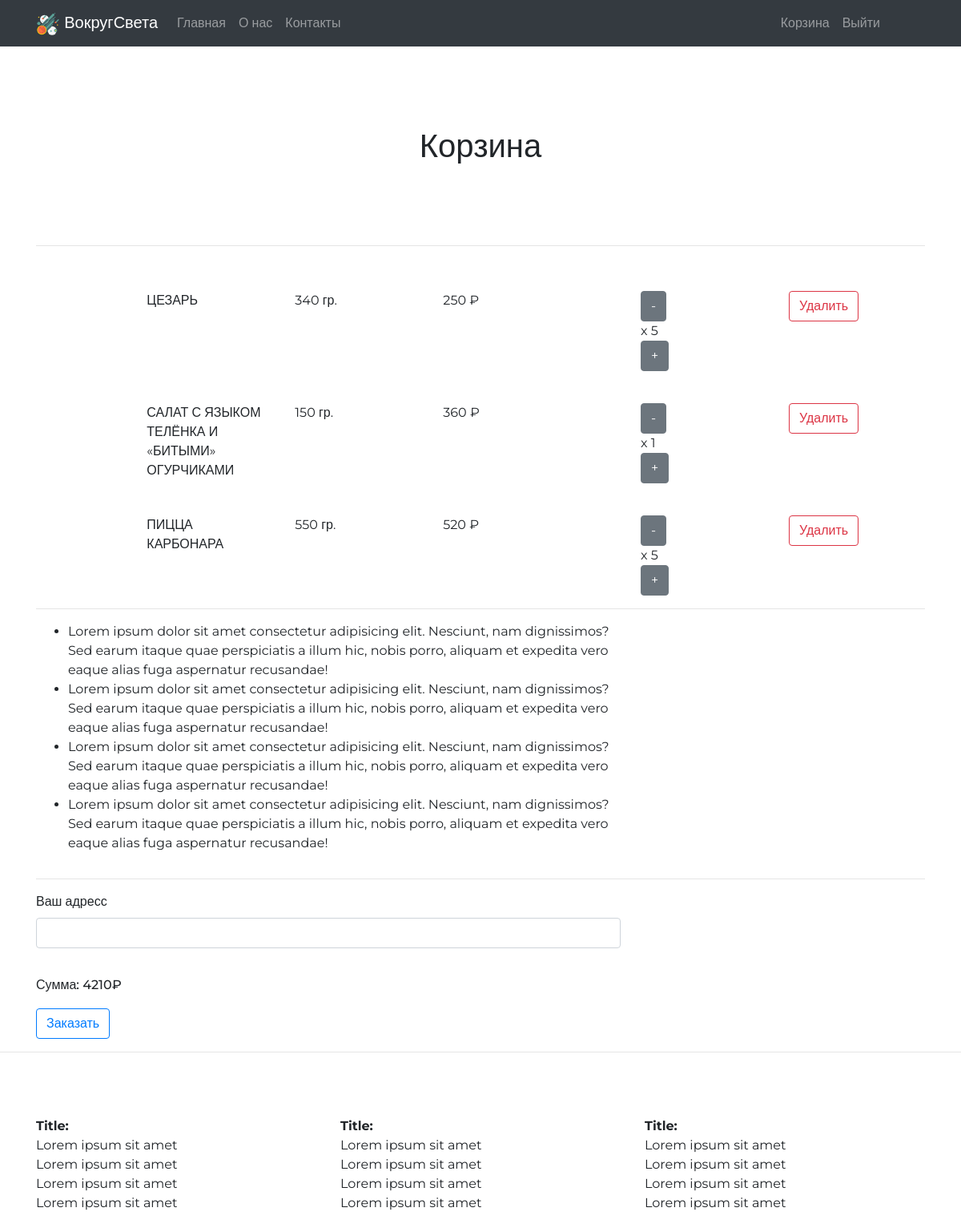
Before: /basket/ (signed in) with the older database file.
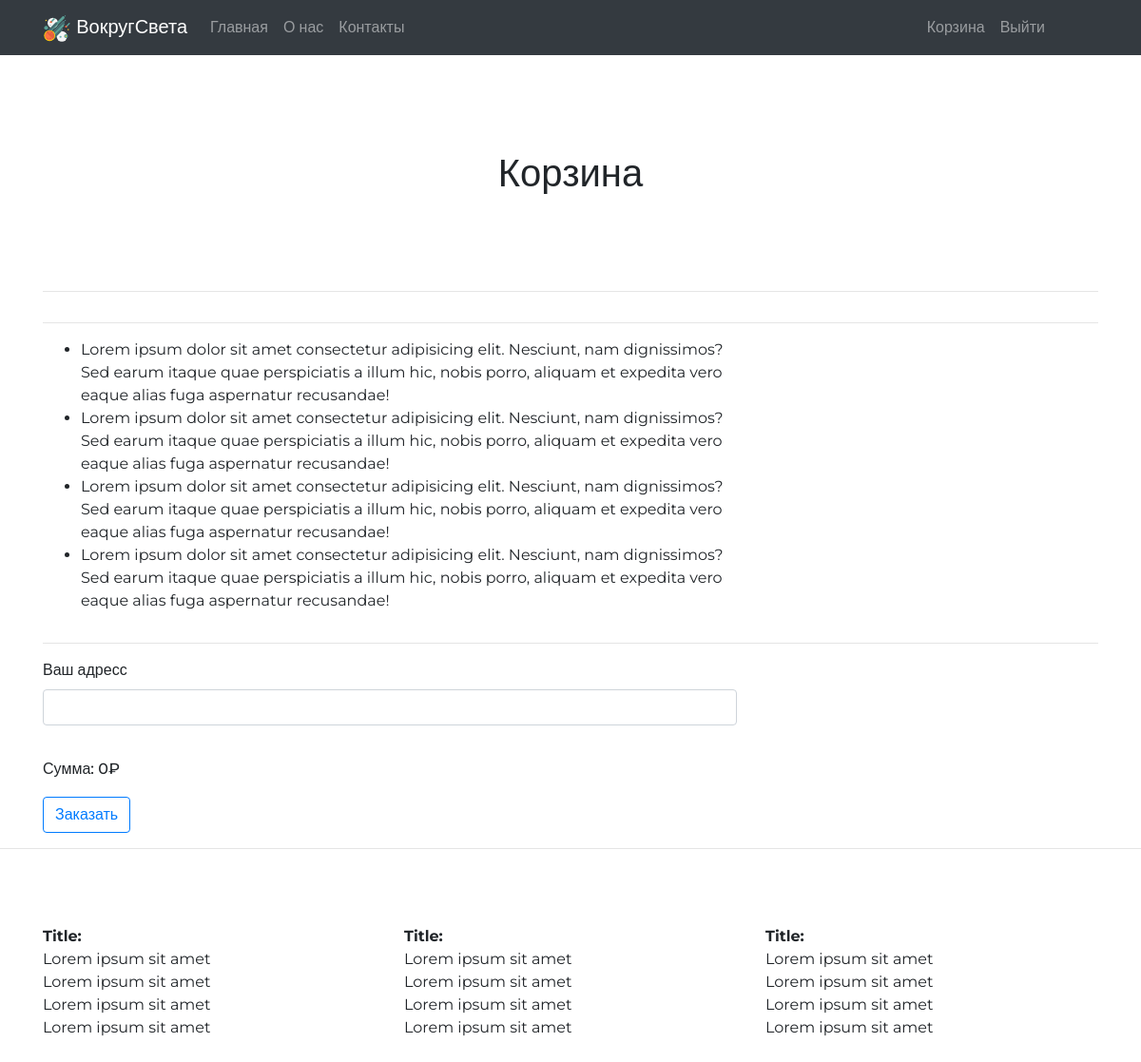
After: the same page with the newer database file.
### shop/models.py (models this page shows, shortened)
class BasketsItem(models.Model):
    user = models.ForeignKey(User, on_delete=models.CASCADE)
    product = models.ForeignKey("Product", on_delete=models.CASCADE)
    num = models.IntegerField()

class Product(models.Model):
    name = models.TextField()
    description = models.TextField()
    weight = models.IntegerField()
    price = models.IntegerField()
    category = models.ForeignKey("Category", on_delete=models.CASCADE)
    image = models.ImageField(upload_to='products_pics')

### shop/views.py (the view, shortened to what this page needs)
# urls.py: path('basket/', views.basket, name='basket-page'),
def basket(request):
    basket = Basket.objects.get(user=request.user)
    basket_items = BasketsItem.objects.filter(user=basket.user)
    total_price = 0
    for item in basket_items:
        total_price += item.product.price * item.num
    ctx = {
        'baskets_item' : basket_items,
        'total_price' : total_price,
        'basket' : basket
    }
    return render(request, 'shop/basket.html', context=ctx)

### shop/templates/shop/basket.html (shortened to what the changed rows need)
{% extends 'shop/base.html' %}
{% load static %}
{% block content %}
<div class="container">
    <h1 class="text-center headline">Корзина</h1>
    <div class="row">
        {% for item in baskets_item  %}
        <div class="col-xs-12 col-lg-12 col-md-12">
            <div class="basketProduct">
                    <div class="col-xs-12 col-sm-8">
                        <div class="row">
                            <div class="col-xs-4 col-sm-2">
                            </div>
                            <div class="col-xs-6 col-sm-3">
                                <div class="name"><span>{{ item.product.name }}</span></div>
                            </div>
                            <div class="col-xs-6 col-sm-3">
                                <div class="weight"><span>{{ item.product.weight }}</span> гр.</div>
                            </div>
                            <div class="col-xs-6 col-sm-3">
                                <div class="cost"><span>{{ item.product.price }}</span> ₽</div>
                            </div>
                        </div>
                    </div>
                    <div class="col-xs-6 col-sm-4" >
                        <div class="row">
                            <div class="col-xs-6 col-sm-6">
                                <div class="name">
                                    <form method="POST" action="{% url 'basket-page' %}">
                                        <button class="btn btn-secondary">-</button>
                                    </form>
                                    x {{ item.num }}
                                    <form method="POST" action="{% url 'basket-page' %}">
                                        <button class="btn btn-secondary">+</button>
                                    </form>
                                </div>
                            </div>
                            <form method="POST" action="{% url 'basket-page' %}">
                                <div class="col-xs-6 col-sm-6">
                                    <button type="submit" class="btn btn-outline-danger">Удалить</button>
                                </div>
                            </form>
                        </div>
                    </div>
            </div>
        </div>
        {% endfor %}
    </div>
    <div class="order">
        <form action="{% url 'basket-page' %}" method="POST">
        <div class="row">
            <div class="col-xs-2 col-lg-2">
                <h6 class="total_price">Сумма:   {{ total_price }}₽</h6>
            </div>
        </div>
        </form>
    </div>
</div>
{% endblock content %}

Changed rows visible on the page:
removed BasketsItem: product.name "ЦЕЗАРЬ", product.weight "340", product.price "250", num "5"
removed BasketsItem: product.name "САЛАТ С ЯЗЫКОМ ТЕЛЁНКА И «БИТЫМИ» ОГУРЧИКАМИ", product.weight "150", product.price "360", num "1"
removed BasketsItem: product.name "ПИЦЦА КАРБОНАРА", product.weight "550", product.price "520", num "5"
Other visible differences:
{{ total_price }}: "4210" → "0"
